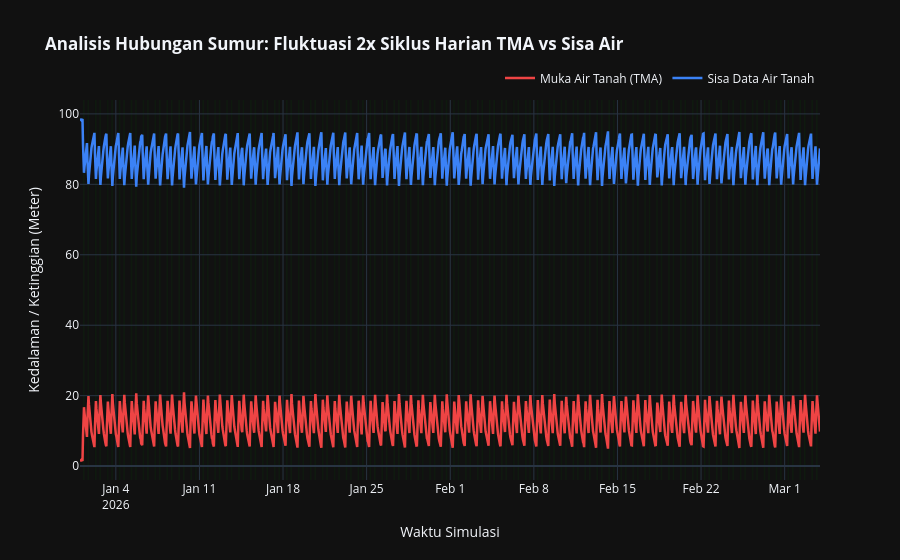

Here is the notebook cell this chart was saved with:
### Code cell
import pandas as pd
import numpy as np
import plotly.graph_objects as go

def generate_jiat_dummy_data(days=30, interval_minutes=60):
    np.random.seed(42)
    
    # 1. Konstanta Spesifikasi Sumur & Pompa
    KEDALAMAN_SUMUR = 100.0
    KEDALAMAN_SENSOR = 55.0
    DIAMETER = 0.25 
    DEBIT_POMPA_LPS = 10.0 # Contoh Debit Spesifikasi Pompa: 10 Liter/Detik
    
    # Setup Index Waktu 
    periods = int((days * 24 * 60) / interval_minutes)
    time_index = pd.date_range(start='2026-01-01', periods=periods, freq=f'{interval_minutes}min')
    
    tma_list = []
    volume_discharge_list = [] # List untuk menampung jejak volume air yang ditarik 
    
    current_tma = 1.5 
    
    # 3. Simulasi Hidrologi Harian
    for dt in time_index:
        hour = dt.hour
        discharge_on = (6 <= hour < 9) or (15 <= hour < 18)
        
        # PENGHITUNGAN PERTUMBUHAN VOLUME BILA POMPA AKTIF
        if discharge_on:
            # Kalkulusi: Konversi Debit Pompa (L/s -> meter kubik per menit)
            # 10 Liter/Dtk = 600 Liter/Menit = 0.6 m3/Menit
            debit_m3_per_menit = (DEBIT_POMPA_LPS * 60) / 1000.0
            
            # Volume terambil dalam 1 interval array (misal 60 menit)
            volume_terambil = debit_m3_per_menit * interval_minutes
            
            target_tma = 28.0 
            current_tma += (target_tma - current_tma) * 0.25 
        else:
            volume_terambil = 0.0 # Saat recovery, debit pompa Off (0 m3)
            
            static_tma = 1.5
            current_tma += (static_tma - current_tma) * 0.12 
            
        noise = np.random.normal(0, 0.2)
        simulated_tma = current_tma + noise
        simulated_tma = max(0.0, min(30.0, simulated_tma))
        
        tma_list.append(simulated_tma)
        volume_discharge_list.append(volume_terambil) # Simpan record volume ke array
        
    df = pd.DataFrame({
        'Muka_Air_Tanah': tma_list,
        'Volume_Discharge_m3': volume_discharge_list # Feature Baru!
    }, index=time_index)
    
    df.index.name = 'Timestamp' 
    df['Data_Air_Tanah'] = KEDALAMAN_SUMUR - df['Muka_Air_Tanah']
    df['Kedalaman_Sumur'] = KEDALAMAN_SUMUR
    df['Kedalaman_Sensor'] = KEDALAMAN_SENSOR
    df['Diameter_Sumur'] = DIAMETER
    df['Discharge_Status'] = df.index.hour.map(lambda h: 1 if (6 <= h < 9) or (15 <= h < 18) else 0)
    
    return df

# ==========================================
# EKSEKUSI & PENGUJIAN VISUAL EDA AWAL
# ==========================================
df_sumur = generate_jiat_dummy_data(days=62, interval_minutes=60) 

print("Data Sample Teratas:")
display(df_sumur.head())

# VISUALISASI MENGGUNAKAN PLOTLY
fig = go.Figure()

# 1. Tambahkan Kurva Muka Air Tanah (TMA)
fig.add_trace(go.Scatter(
    x=df_sumur.index, 
    y=df_sumur['Muka_Air_Tanah'],
    mode='lines',
    name='Muka Air Tanah (TMA)',
    line=dict(color='#ef4444', width=2.5)
))

# 2. Tambahkan Kurva Data Air Tanah (Sisa)
fig.add_trace(go.Scatter(
    x=df_sumur.index, 
    y=df_sumur['Data_Air_Tanah'],
    mode='lines',
    name='Sisa Data Air Tanah',
    line=dict(color='#3b82f6', width=2.5)
))

# 3. Warnai Background pada Tiap Fase Discharge (Warna Pink)
discharge_data = df_sumur[df_sumur['Discharge_Status'] == 1]
for timestamp, row in discharge_data.iterrows():
    fig.add_vrect(
        x0=timestamp, 
        x1=timestamp + pd.Timedelta(minutes=60),
        fillcolor="green", 
        opacity=0.1,    
        layer="below",  
        line_width=0,
    )

# 4. Konfigurasi Kosmetik (Layout)
fig.update_layout(
    title='<b>Analisis Hubungan Sumur: Fluktuasi 2x Siklus Harian TMA vs Sisa Air</b>',
    xaxis_title='Waktu Simulasi',
    yaxis_title='Kedalaman / Ketinggian (Meter)',
    hovermode='x unified', 
    template='plotly_dark',
    legend=dict(
        orientation="h",
        yanchor="bottom",
        y=1.02,
        xanchor="right",
        x=1
    )
)

fig.show()
